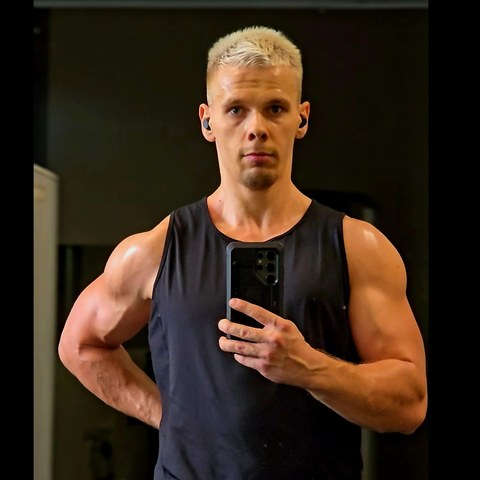
#> input picture img/portrait.jpg, 480 x 480 px, found by its file name
$ python portrait_center.py img/portrait.jpg img/portrait-cv.jpg
#> lines starting #> are read from the running program, lines starting #| are printed output that depends on the picture
"""Make img/portrait-cv.jpg: the portrait framed like the Google account photo.

The source (480x480) has the head at x=254, right of centre. This takes a
480px square centred on the head (x 14..494) and pads the 14 px past the right
edge with black, matching the photo's own black side strip. Nothing else changes.
Usage: python tools/portrait_center.py img/portrait.jpg img/portrait-cv.jpg
"""
import sys
from PIL import Image

HEAD_X, SIZE = 254, 480
src = Image.open(sys.argv[1]).convert("RGB")
#> src is the input picture: PIL image 480x480 RGB; mean R, G, B 56.5, 40.5, 27.1
left = HEAD_X - SIZE // 2
out = Image.new("RGB", (SIZE, SIZE), (0, 0, 0))
#> out: PIL image 480x480 RGB; every value is 0
out.paste(src, (-left, 0))
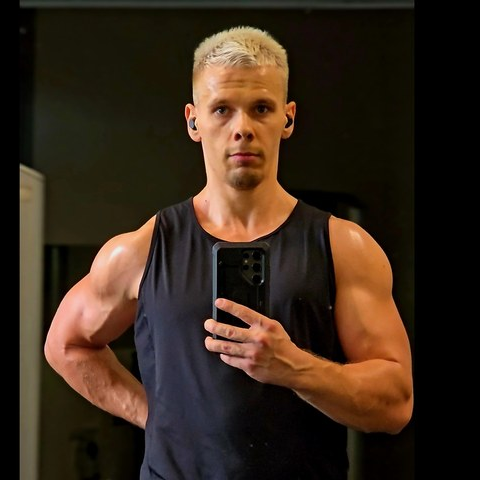
#> out: PIL image 480x480 RGB; mean R, G, B 56.5, 40.5, 27.1
out.save(sys.argv[2], quality=92)
